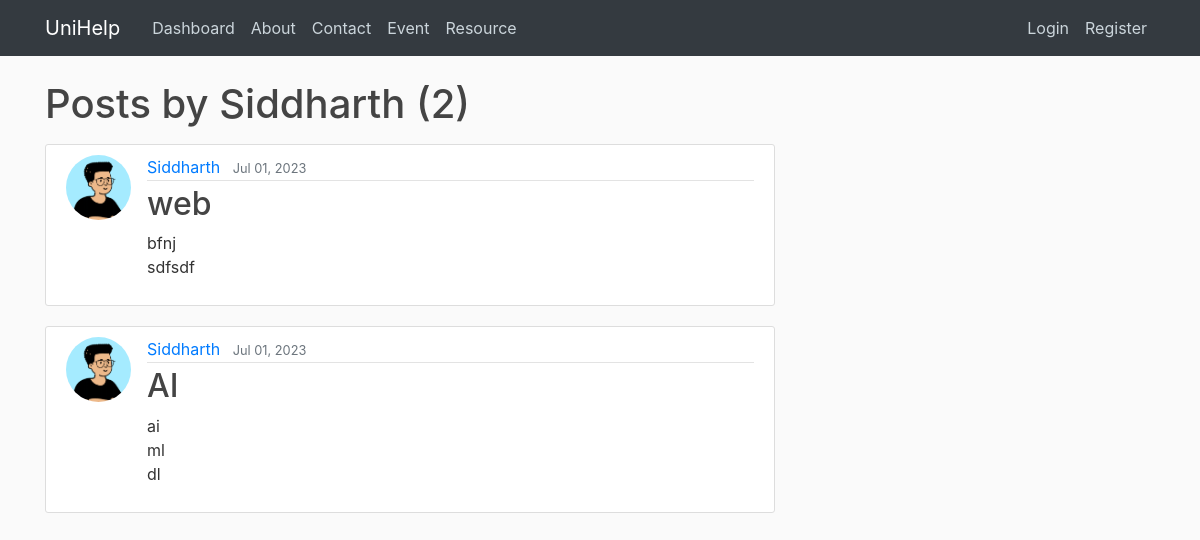
Page /user/Siddharth on the earlier database version.
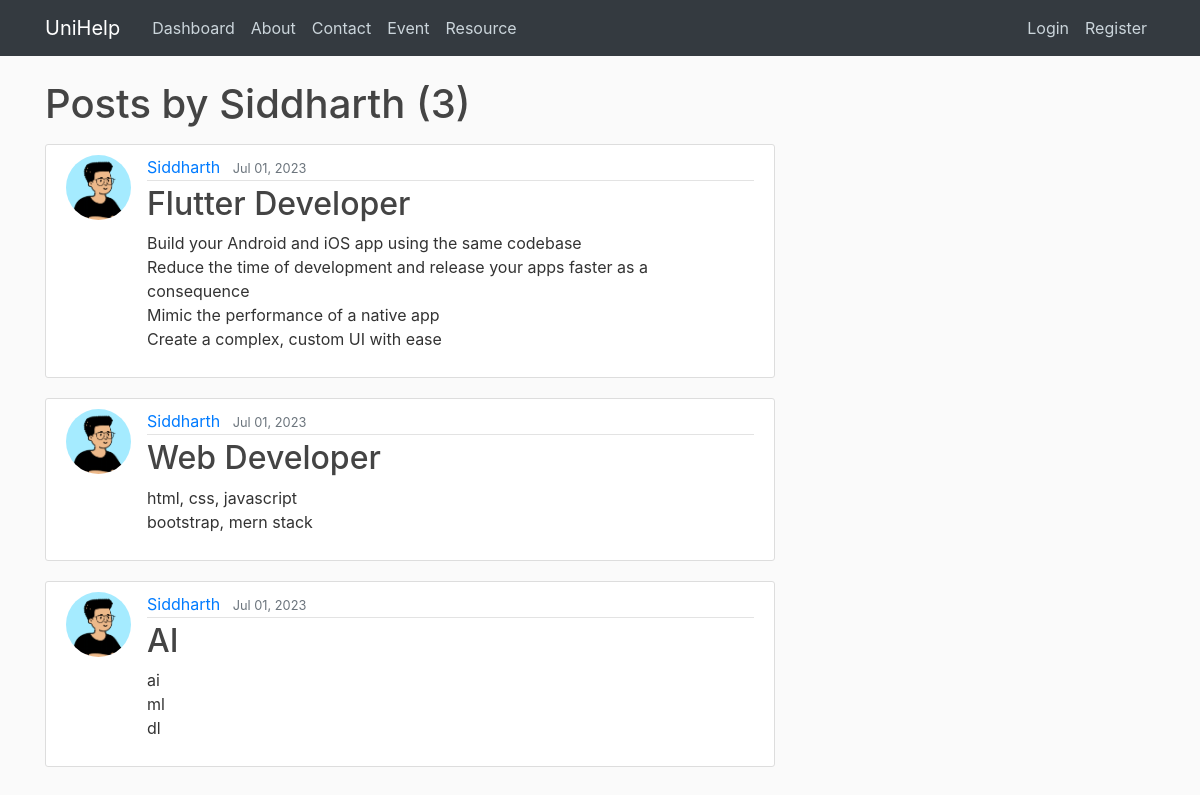
Same page on the later database version.
### blog/models.py (models this page shows, shortened)
class Post(models.Model):
    title = models.CharField(max_length=100)
    content = models.TextField()
    date_posted = models.DateTimeField(default=timezone.now)
    author = models.ForeignKey(User, on_delete=models.CASCADE)
    unique_number = models.IntegerField(unique=True, null=True)

### users/models.py (models this page shows, shortened)
class Profile(models.Model):
    user = models.OneToOneField(User, on_delete=models.CASCADE)
    role = models.CharField(max_length=10, default='Alumni')
    image = models.ImageField(default='default.png', upload_to='profile_pics')
    has_submitted_form = models.ManyToManyField('blog.Post', blank=True)  # Import Post model from your app

### blog/views.py (the view)
# urls.py: path('user/<str:username>', UserPostListView.as_view(), name='user-posts'),
class UserPostListView(ListView):
    model = Post
    template_name = 'blog/user_posts.html' # <app>/<model>_<viewtype>.html
    context_object_name = 'posts'
    ordering = ['-date_posted']
    paginate_by = 6
    def get_queryset(self):
        user = get_object_or_404(User, username=self.kwargs.get('username'))
        return Post.objects.filter(author=user).order_by('-date_posted')

### blog/templates/blog/user_posts.html (shortened to what this page needs)
{% extends "blog/base.html" %}
{% block content %}
    <h1 class="mb-3">Posts by {{ view.kwargs.username }} ({{ page_obj.paginator.count }})</h1>
    {% for post in posts %}
    <article class="media content-section">
        <img class="rounded-circle article-img" src="{{ post.author.profile.image.url }}">
        <div class="media-body">
            <div class="article-metadata">
                <a class="mr-2" href="{% url 'user-posts' post.author.username %}">{{ post.author }}</a>
                <small class="text-muted">{{ post.date_posted|date:"M d, Y" }}</small>
            </div>
            <h2><a class="article-title" href="{% url 'post-detail' post.id %}">{{ post.title }}</a></h2>
            <p class="article-content">{{ post.content }}</p>
        </div>
    </article>
    {% endfor %}
{% endblock content %}

Differences in the rows shown:
added Post: author.profile.image (picture), author "Siddharth", date_posted "Jul 01, 2023", title "Flutter Developer", content "Build your Android and iOS app using the same codebase Reduce the time of development and release your apps faster as a consequence Mimic the performance of a native app Create a complex, custom UI with ease"
changed Post: title "web" → "Web Developer"; content "bfnj sdfsdf" → "html, css, javascript bootstrap, mern stack"
Other differences:
{{ page_obj.paginator.count }}: "2" → "3"
